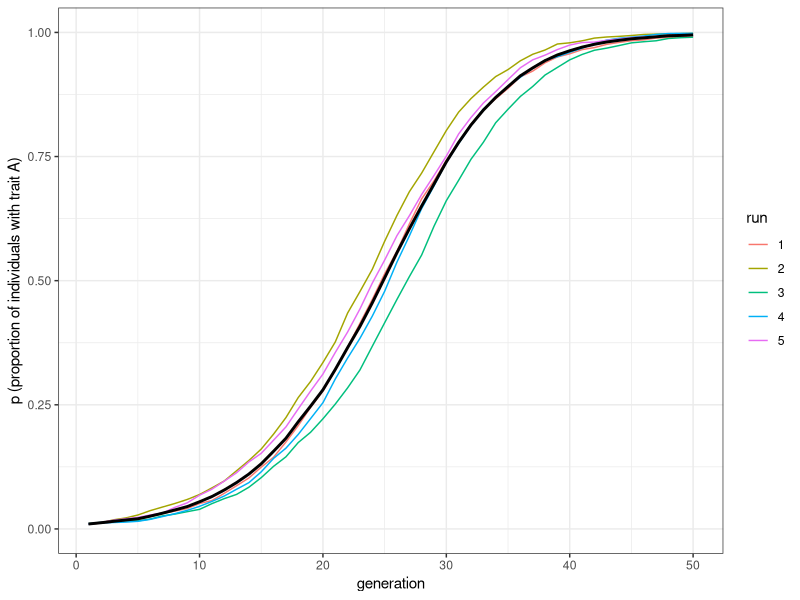
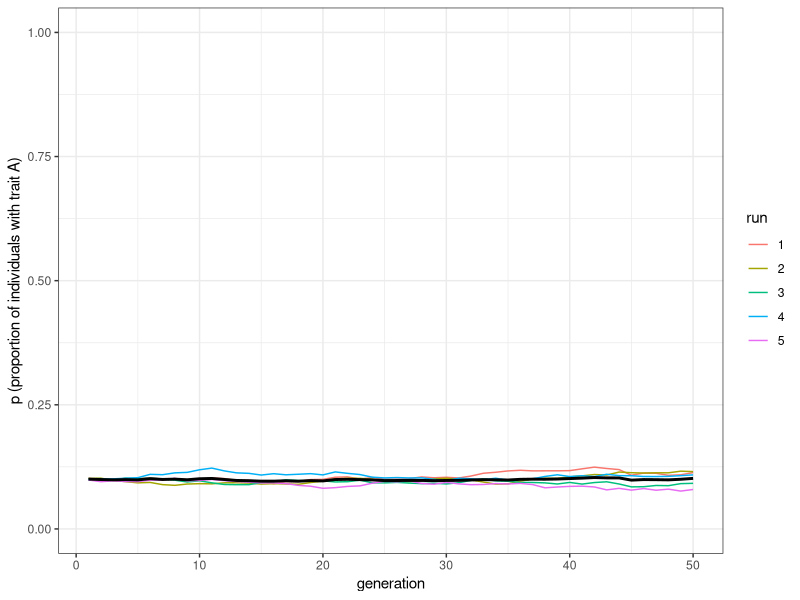
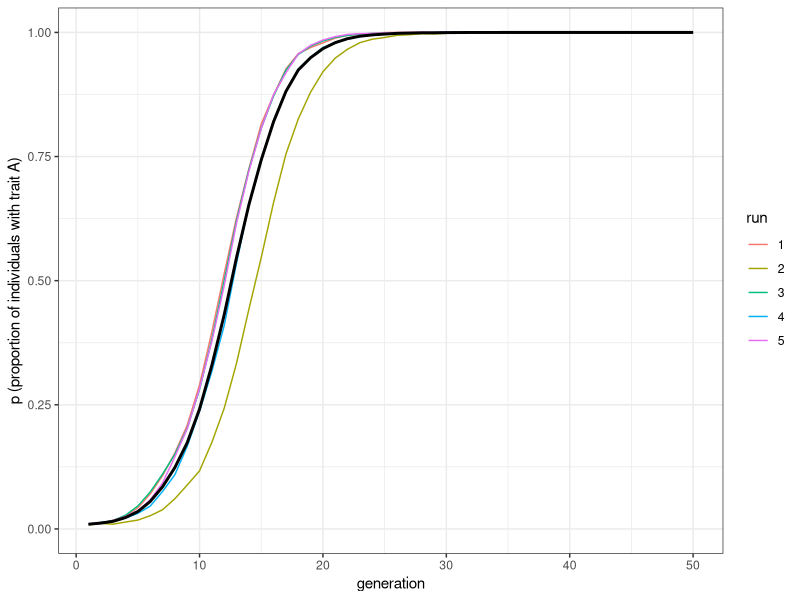
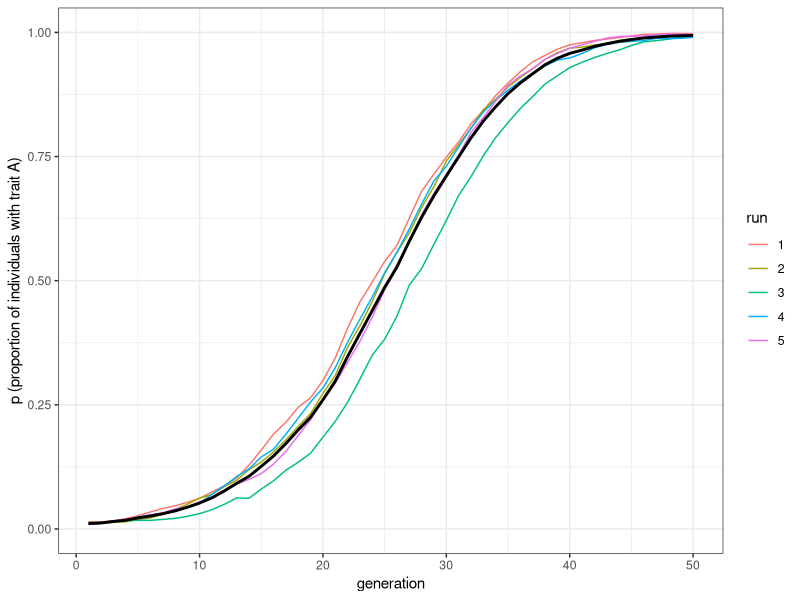
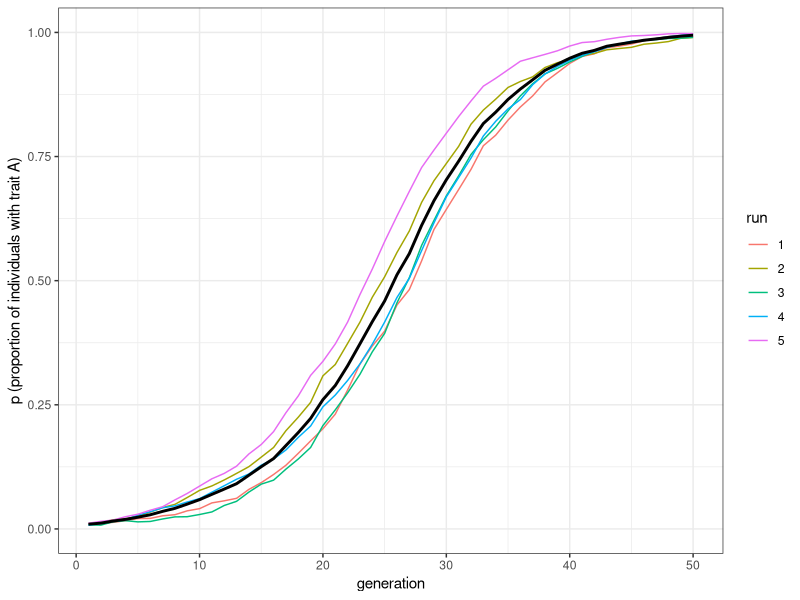
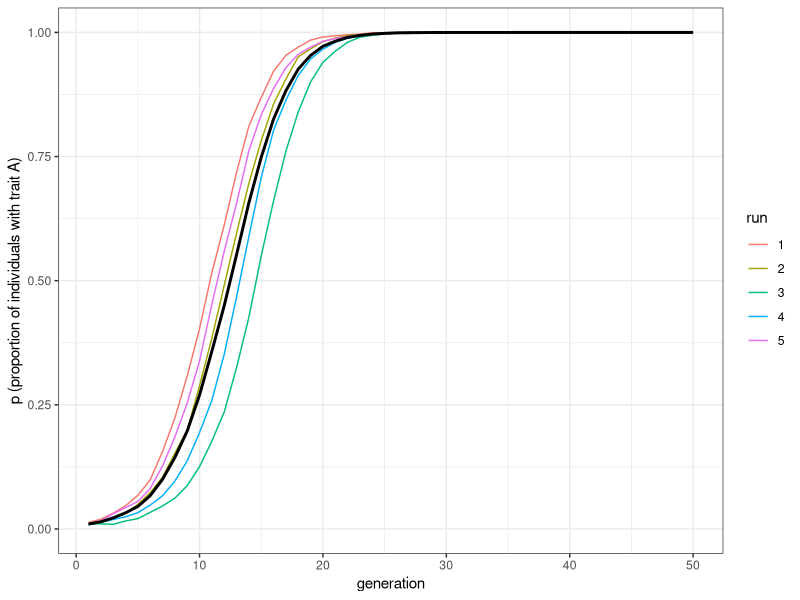

Write R code to recreate these figures, in order.
## ---- chunk 1
library(tidyverse)

vertical_transmission <- function(N, p_0, b, t_max, r_max) {
  output <- tibble(generation = rep(1:t_max, r_max), 
                   p = as.numeric(rep(NA, t_max * r_max)), 
                   run = as.factor(rep(1:r_max, each = t_max)))
  
  for (r in 1:r_max) {
    # Create first generation
    population <- tibble(trait = sample(c("A", "B"), N, 
                                        replace = TRUE, prob = c(p_0, 1 - p_0)))
    
    # Add first generation's p for run r
    output[output$generation == 1 & output$run == r, ]$p <- 
      sum(population$trait == "A") / N 
    
    for (t in 2:t_max) {
       # Copy individuals to previous_population tibble
      previous_population <- population
      
      # Randomly pick mothers and fathers
      mother <- tibble(trait = sample(previous_population$trait, N, replace = TRUE))  
      father <- tibble(trait = sample(previous_population$trait, N, replace = TRUE)) 
      
      # Prepare next generation
      population <- tibble(trait = as.character(rep(NA, N))) 
      
      # Both parents are A, thus child adopts A
      both_A <- mother$trait == "A" & father$trait == "A"
      if (sum(both_A) > 0) {
        population[both_A, ]$trait <- "A"  
      }
      
      # Both parents are B, thus child adopts B
      both_B <- mother$trait == "B" & father$trait == "B"
      if (sum(both_B) > 0) {
        population[both_B, ]$trait <- "B" 
      }
      # If any empty NA slots (i.e. one A and one B parent) are present
      if (anyNA(population)) {  
        # They adopt A with probability b
        population[is.na(population)[,1],]$trait <- 
          sample(c("A", "B"), sum(is.na(population)), prob = c(b, 1 - b), replace = TRUE)
      }
      
      # Get p and put it into output slot for this generation t and run r
      output[output$generation == t & output$run == r, ]$p <- 
        sum(population$trait == "A") / N 
    }
  }
  # Export data from function
  output 
}

## ---- chunk 2
plot_multiple_runs <- function(data_model) {
  ggplot(data = data_model, aes(y = p, x = generation)) +
    geom_line(aes(colour = run)) +
    stat_summary(fun = mean, geom = "line", size = 1) +
    ylim(c(0, 1)) +
    theme_bw() +
    labs(y = "p (proportion of individuals with trait A)")
}
## ---- chunk 3
data_model <- vertical_transmission(N = 10000, p_0 = 0.01, b = 0.6, 
                                    t_max = 50, r_max = 5)
plot_multiple_runs(data_model)
## ---- chunk 4
data_model <- vertical_transmission(N = 10000, p_0 = 0.1, b = 0.5, 
                                    t_max = 50, r_max = 5)
plot_multiple_runs(data_model)
## ---- chunk 5
vertical_horizontal_transmission <- function(N, p_0, b, n, g, t_max, r_max) {
  output <- tibble(generation = rep(1:t_max, r_max), 
                   p = as.numeric(rep(NA, t_max * r_max)), 
                   run = as.factor(rep(1:r_max, each = t_max)))
  
  for (r in 1:r_max) {
    # Create first generation
    population <- tibble(trait = sample(c("A", "B"), N, 
                                        replace = TRUE, prob = c(p_0, 1 - p_0)))
    
    # Add first generation's p for run r
    output[output$generation == 1 & output$run == r, ]$p <- 
      sum(population$trait == "A") / N 
    
    for (t in 2:t_max) {
      # Vertical transmission --------------------------------------------------
      
      # Copy individuals to previous_population tibble
      previous_population <- population 
      
      # Randomly pick mothers and fathers
      mother <- tibble(trait = sample(previous_population$trait, N, replace = TRUE))  
      father <- tibble(trait = sample(previous_population$trait, N, replace = TRUE))  
      
      # Prepare next generation
      population <- tibble(trait = as.character(rep(NA, N))) 
      
      # Both parents are A, thus child adopts A
      both_A <- mother$trait == "A" & father$trait == "A"
      if (sum(both_A) > 0) {
        population[both_A, ]$trait <- "A"  
      }
      
      # Both parents are B, thus child adopts B
      both_B <- mother$trait == "B" & father$trait == "B"
      if (sum(both_B) > 0) {
        population[both_B, ]$trait <- "B" 
      }
      # If any empty NA slots (i.e. one A and one B parent) are present
      if (anyNA(population)) {  
        # They adopt A with probability b
        population[is.na(population)[,1],]$trait <- 
          sample(c("A", "B"), sum(is.na(population)), prob = c(b, 1 - b), replace = TRUE)
      }
      
      # Horizontal transmission ------------------------------------------------
      
      # Previous_population are children before horizontal transmission
      previous_population <- population 
      
      # N_B = number of Bs
      N_B <- length(previous_population$trait[previous_population$trait == "B"])  
      
      # If there are B individuals to switch, and n is not zero
      if (N_B > 0 & n > 0) {  
        # For each B individual...
        for (i in 1:N_B) {  
          # Pick n demonstrators
          demonstrator <- sample(previous_population$trait, n, replace = TRUE)
          # Get probability g
          copy <- sample(c(TRUE, FALSE), n, prob = c(g, 1-g), replace = TRUE) 
          # if any demonstrators with A are to be copied
          if ( sum(demonstrator == "A" & copy == TRUE) > 0 ) {  
            # The B individual switches to A
            population[previous_population$trait == "B",]$trait[i] <- "A"  
          }
        
        }
      }
      # Get p and put it into output slot for this generation t and run r
      output[output$generation == t & output$run == r, ]$p <- 
        sum(population$trait == "A") / N 
    }
  }
  # Export data from function
  output 
}

## ---- chunk 6
data_model <- vertical_horizontal_transmission(N = 5000, p_0 = 0.01, b = 0.5, n = 5, 
                                               g = 0.1, t_max = 50, r_max = 5)
plot_multiple_runs(data_model)
## ---- chunk 7
data_model_v <- vertical_horizontal_transmission(N = 5000, p_0 = 0.01, b = 0.6, n = 0, 
                                                 g = 0, t_max = 50, r_max = 5)

data_model_hn2 <- vertical_horizontal_transmission(N = 5000, p_0 = 0.01, b = 0.5, n = 2, 
                                                   g = 0.1, t_max = 50, r_max = 5)

data_model_hn5 <- vertical_horizontal_transmission(N = 5000, p_0 = 0.01, b = 0.5, n = 5, 
                                                   g = 0.1, t_max = 50, r_max = 5)
## ---- chunk 8
plot_multiple_runs(data_model_v)
## ---- chunk 9
plot_multiple_runs(data_model_hn2)
## ---- chunk 10
plot_multiple_runs(data_model_hn5)
